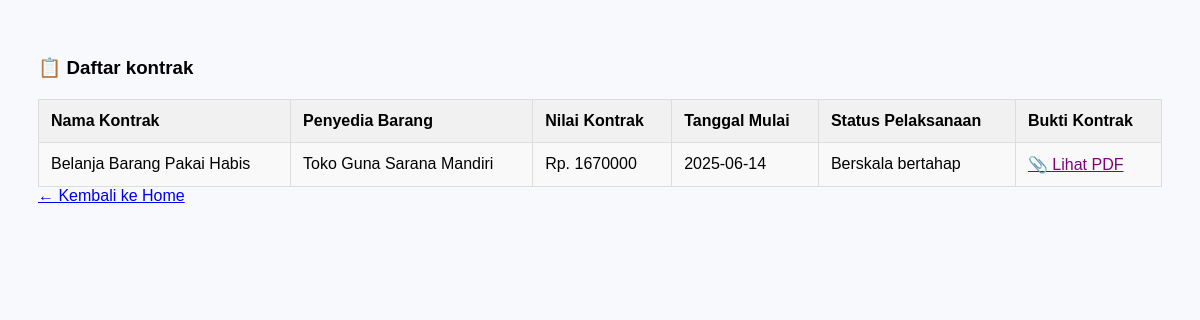
Page /lihat_kontrak.php (signed in) on the committed database.
### tables this page shows
CREATE TABLE `kontrak` (
  `nama_kontrak` varchar(100) NOT NULL,
  `penyedia_barang` varchar(50) NOT NULL,
  `nilai_kontrak` varchar(255) NOT NULL,
  `tanggal_mulai` date NOT NULL,
  `status_pelaksanaan` varchar(100) NOT NULL,
  `bukti_kontrak` varchar(255) NOT NULL,
  `status_approve` varchar(20) DEFAULT 'pending'
);

### lihat_kontrak.php (the view, shortened to what this page needs)
<?php
$printMode = basename($_SERVER['PHP_SELF']) === 'cetak_semua_laporan.php';
$koneksi = new mysqli("localhost", "root", "", "dinas_pertanian");
$query = "SELECT * FROM kontrak";
$result = $koneksi->query($query);
?>
<!DOCTYPE html>
<html lang="id">
<head>
</head>
<body>
  <?php if (!$printMode): ?>
  <h3>📋 Daftar kontrak</h3>
<?php endif; ?>
  <table>
    <tr>
      <th>Nama Kontrak</th>
      <th>Penyedia Barang</th>
      <th>Nilai Kontrak</th>
      <th>Tanggal Mulai</th>
      <th>Status Pelaksanaan</th>
      <th>Bukti Kontrak</th>
    </tr>
    <?php while ($row = $result->fetch_assoc()) : ?>
      <tr>
        <td><?= htmlspecialchars($row['nama_kontrak']) ?></td>
        <td><?= htmlspecialchars($row['penyedia_barang']) ?></td>
        <td><?= htmlspecialchars($row['nilai_kontrak']) ?></td>
        <td><?= htmlspecialchars($row['tanggal_mulai']) ?></td>
        <td><?= htmlspecialchars($row['status_pelaksanaan']) ?></td>
        <td>
          <?php if (!empty($row['bukti_kontrak'])) : ?>
            <a href="uploads/<?= htmlspecialchars($row['bukti_kontrak']) ?>" class="pdf-link" target="_blank">
              📎 Lihat PDF
            </a>
          <?php else : ?>
            Tidak ada file
          <?php endif; ?>
        </td>
      </tr>
    <?php endwhile; ?>
  </table>
  <?php if (!$printMode): ?>
  <a href="home_karyawan.php" class="back-link">← Kembali ke Home</a>
<?php endif; ?>
</body>
</html>

### lihat_kontrak.php (style rules this page uses)
body { font-family: Arial, sans-serif; background-color: #f8f9fc; padding: 30px; }
table { width: 100%; border-collapse: collapse; margin-top: 20px; background-color: #fff; }
th, td { padding: 12px; border: 1px solid #ddd; text-align: left; }
th { background-color: #f1f1f1; }
tr:nth-child(even) { background-color: #f9f9f9; }
a.pdf-link { color: purple; text-decoration: underline; }

### rows in the picture
kontrak: nama_kontrak "Belanja Barang Pakai Habis", penyedia_barang "Toko Guna Sarana Mandiri", nilai_kontrak "Rp. 1670000", tanggal_mulai "2025-06-14", status_pelaksanaan "Berskala bertahap"
